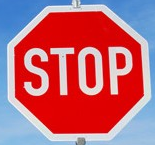
#> input picture CarND-Traffic-Sign-Classifier-Project/sign-imgs/14.png, 155 x 145 px; its folder holds only this picture in this run
$ jupyter execute --allow-errors Traffic_Sign_Classifier.ipynb   (shell and % lines are left out)
#> lines starting #> are read from the running program, lines starting #| are printed output that depends on the picture
# Self-Driving Car Engineer Nanodegree

## Deep Learning

## Project: Build a Traffic Sign Recognition Classifier

In this notebook, a template is provided for you to implement your functionality in stages which is required to successfully complete this project. If additional code is required that cannot be included in the notebook, be sure that the Python code is successfully imported and included in your submission, if necessary. Sections that begin with **'Implementation'** in the header indicate where you should begin your implementation for your project. Note that some sections of implementation are optional, and will be marked with **'Optional'** in the header.

In addition to implementing code, there will be questions that you must answer which relate to the project and your implementation. Each section where you will answer a question is preceded by a **'Question'** header. Carefully read each question and provide thorough answers in the following text boxes that begin with **'Answer:'**. Your project submission will be evaluated based on your answers to each of the questions and the implementation you provide.

>**Note:** Code and Markdown cells can be executed using the **Shift + Enter** keyboard shortcut. In addition, Markdown cells can be edited by typically double-clicking the cell to enter edit mode.

---
## Step 0: Load The Data

[cell 1]
# Load pickled data
import pickle

# TODO: Fill this in based on where you saved the training and testing data

training_file = './traffic-signs-data/train.p'
testing_file = './traffic-signs-data/test.p'

#> (the rest of this cell did not finish here and is left out)

---

## Step 1: Dataset Summary & Exploration

The pickled data is a dictionary with 4 key/value pairs:

- `'features'` is a 4D array containing raw pixel data of the traffic sign images, (num examples, width, height, channels).
- `'labels'` is a 1D array containing the label/class id of the traffic sign. The file `signnames.csv` contains id -> name mappings for each id.
- `'sizes'` is a list containing tuples, (width, height) representing the the original width and height the image.
- `'coords'` is a list containing tuples, (x1, y1, x2, y2) representing coordinates of a bounding box around the sign in the image. **THESE COORDINATES ASSUME THE ORIGINAL IMAGE. THE PICKLED DATA CONTAINS RESIZED VERSIONS (32 by 32) OF THESE IMAGES**

Complete the basic data summary below.

[cell 2]
### Replace each question mark with the appropriate value.
import numpy as np
# TODO: Number of training examples
#> (the rest of this cell did not finish here and is left out)

Visualize the German Traffic Signs Dataset using the pickled file(s). This is open ended, suggestions include: plotting traffic sign images, plotting the count of each sign, etc.

The [Matplotlib](http://matplotlib.org/) [examples](http://matplotlib.org/examples/index.html) and [gallery](http://matplotlib.org/gallery.html) pages are a great resource for doing visualizations in Python.

**NOTE:** It's recommended you start with something simple first. If you wish to do more, come back to it after you've completed the rest of the sections.

[cell 3]
### Data exploration visualization goes here.
### Feel free to use as many code cells as needed.
import matplotlib.pyplot as plt
# Visualizations will be shown in the notebook.
plt.figure()
#> (the rest of this cell did not finish here and is left out)

----

## Step 2: Design and Test a Model Architecture

Design and implement a deep learning model that learns to recognize traffic signs. Train and test your model on the [German Traffic Sign Dataset](http://benchmark.ini.rub.de/?section=gtsrb&subsection=dataset).

There are various aspects to consider when thinking about this problem:

- Neural network architecture
- Play around preprocessing techniques (normalization, rgb to grayscale, etc)
- Number of examples per label (some have more than others).
- Generate fake data.

Here is an example of a [published baseline model on this problem](http://yann.lecun.com/exdb/publis/pdf/sermanet-ijcnn-11.pdf). It's not required to be familiar with the approach used in the paper but, it's good practice to try to read papers like these.

**NOTE:** The LeNet-5 implementation shown in the [classroom](https://classroom.udacity.com/nanodegrees/nd013/parts/fbf77062-5703-404e-b60c-95b78b2f3f9e/modules/6df7ae49-c61c-4bb2-a23e-6527e69209ec/lessons/601ae704-1035-4287-8b11-e2c2716217ad/concepts/d4aca031-508f-4e0b-b493-e7b706120f81) at the end of the CNN lesson is a solid starting point. You'll have to change the number of classes and possibly the preprocessing, but aside from that it's plug and play!

### Implementation

Use the code cell (or multiple code cells, if necessary) to implement the first step of your project. Once you have completed your implementation and are satisfied with the results, be sure to thoroughly answer the questions that follow.

[cell 4]
### Preprocess the data here.
from tqdm import tqdm
import cv2
#> (the rest of this cell did not finish here and is left out)

### Question 1

_Describe how you preprocessed the data. Why did you choose that technique?_

**Answer:**

1) Convert RGB to Gray and in order to make model insensitive to color variations

2) Apply histogram equalization to mitigate the influence caused by illumination changes.

3) Data normalization to make the problem well conditioned, which is helpful to initialization and learning convergence.

## Uncorrect augmented data results in worse performance.
The uncorrect augmentation generates images with black border which cut the performance.
The correct data augmentation should like this https://github.com/navoshta/traffic-signs/blob/master/Traffic_Signs_Recognition.ipynb .

[cell 5]
### Generate additional data (OPTIONAL!).
### and split the data into training/validation/testing sets here.
### Feel free to use as many code cells as needed.

# [77 lines of commented-out code are left out]

### Save Checkpoint

[cell 6]
# Save the data for easy access
pickle_file = 'sign.pickle'
#> (the rest of this cell did not finish here and is left out)

### Load Checkpoint

[cell 7]

# Load the modules
import pickle
import math

import numpy as np
import tensorflow as tf
from tqdm import tqdm
import matplotlib.pyplot as plt

# Reload the data
pickle_file = 'sign.pickle'
#> (the rest of this cell did not finish here and is left out)

[cell 8]
# TODO: Re-construct the network and add a convolutional layer before the flatten layer.
from keras.models import Sequential
from keras.layers.core import Dense, Activation, Flatten
from keras.layers.convolutional import Convolution2D
from keras import backend as K
from sklearn.preprocessing import LabelBinarizer

encoder = LabelBinarizer()
#> (the rest of this cell did not finish here and is left out)

### Question 2

_Describe how you set up the training, validation and testing data for your model. **Optional**: If you generated additional data, how did you generate the data? Why did you generate the data? What are the differences in the new dataset (with generated data) from the original dataset?_

**Answer:**
1) I first shuffle the dataset, and divid the dataset in to 1/10 for testing stage data and 9/10 for training stage data. Then, during traing stage, I again divide the training stage data into 1/10 for validation and 9/10 for training.

2) I use Rotation, Translation, Shear operations to generate data, since the data are very unbalanced among different classes. In the new dataset, each class has at least 1205 images.

[cell 9]
### Define your architecture here.
### Feel free to use as many code cells as needed.
import tensorflow as tf
from tensorflow.contrib.layers import flatten

# [52 lines left out: function LeNet, not called in this run]

### Question 3

_What does your final architecture look like? (Type of model, layers, sizes, connectivity, etc.)  For reference on how to build a deep neural network using TensorFlow, see [Deep Neural Network in TensorFlow
](https://classroom.udacity.com/nanodegrees/nd013/parts/fbf77062-5703-404e-b60c-95b78b2f3f9e/modules/6df7ae49-c61c-4bb2-a23e-6527e69209ec/lessons/b516a270-8600-4f93-a0a3-20dfeabe5da6/concepts/83a3a2a2-a9bd-4b7b-95b0-eb924ab14432) from the classroom._

**Answer:**
I use the classical LeNet which is a convolutional network containing five layers:  two conv layers (5x5x6 and 5x5x16), three fully-connect layers (400x120, 120x84 and 84x43). I use ReLU as activation function.

[cell 10]
### Train your model here.
### ----------- Definition -----------
import tensorflow as tf
from sklearn.utils import shuffle

tf.reset_default_graph()
#> (this line was passed over: tensorflow is not available in this run)

#> (the rest of this cell did not finish here and is left out)

#> (a cell that did not finish here is left out)

[cell 12]
### ----------- Testing -----------
print("Testing...")
import sklearn as sk
import numpy as np
#> (the rest of this cell did not finish here and is left out)

### Question 4

_How did you train your model? (Type of optimizer, batch size, epochs, hyperparameters, etc.)_

# **Answer:**
I use Adam optimizer, and the hyperparameters are set as following,
    EPOCHS = 50
    BATCH_SIZE = 128
    rate = 0.001

### Question 5

_What approach did you take in coming up with a solution to this problem? It may have been a process of trial and error, in which case, outline the steps you took to get to the final solution and why you chose those steps. Perhaps your solution involved an already well known implementation or architecture. In this case, discuss why you think this is suitable for the current problem._

**Answer:**

5 steps:

1) Data preprocessing: RGB-->GRAY (color insensitive), Illumination equalization (illumination robust), Data augmentation (mitigate data inbalanced)

2) CNN model choose: LeNet containing 5 layers (simple and efficient)

3) Optimizer choose: Adam, simple and efficient with less hyperparameters

4) mini-batch training with many epoches, and validation

5) Testing

---

## Step 3: Test a Model on New Images

Take several pictures of traffic signs that you find on the web or around you (at least five), and run them through your classifier on your computer to produce example results. The classifier might not recognize some local signs but it could prove interesting nonetheless.

You may find `signnames.csv` useful as it contains mappings from the class id (integer) to the actual sign name.

### Implementation

Use the code cell (or multiple code cells, if necessary) to implement the first step of your project. Once you have completed your implementation and are satisfied with the results, be sure to thoroughly answer the questions that follow.

[cell 13]
### Load the images and plot them here.
### Feel free to use as many code cells as needed.
import os
import cv2
import numpy as np
import matplotlib.pyplot as plt
rootDir = './sign-imgs'
img_num = len(os.listdir(rootDir))
X_web = np.array([])
y_web = np.array([])
for idx, file in enumerate(os.listdir(rootDir)):
        path = os.path.join(rootDir, file)
        img = cv2.imread(path)
#> img is the input picture: shape (145, 155, 3); mean B, G, R 118.2, 102.1, 188.2
        img = cv2.cvtColor(img, cv2.COLOR_BGR2RGB)    # opencv's imread return BGR, but here is RGB
        gray = cv2.resize(cv2.cvtColor(img, cv2.COLOR_RGB2GRAY), (32, 32))
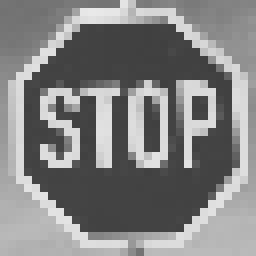
#> gray: shape (32, 32) (shown 8 times larger); min 63, max 233, mean 130.3
        gray = cv2.equalizeHist(gray)    # equalize the histogram
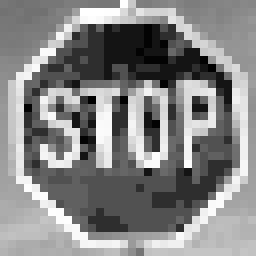
#> gray: shape (32, 32) (shown 8 times larger); min 0, max 255, mean 132.8
        gray = (gray-128)/128 # normalization
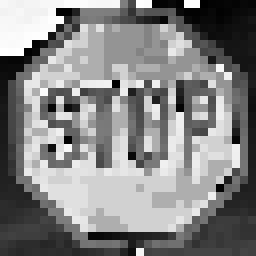
#> gray: shape (32, 32) float64 (shown 8 times larger); min 0, max 1.99, mean 1.04; drawn with min black and max white
        label = file.split('.')[0]
        if idx==0:
            X_web = gray.reshape(1, 32, 32, 1)
            y_web = np.array([int(label)])
        else:
            X_web = np.append(X_web, gray.reshape(1, 32, 32, 1), axis=0)
            y_web = np.append(y_web, [int(label)])
        plt.subplot(1, img_num, idx+1)
        plt.imshow(img)
        plt.title('label:' + label)
        plt.axis('off')
plt.show()

$ run again, on CarND-Traffic-Sign-Classifier-Project/sign-imgs/34.png
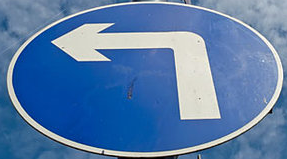
#> input picture CarND-Traffic-Sign-Classifier-Project/sign-imgs/34.png, 287 x 159 px
#> img is the input picture: shape (159, 287, 3); mean B, G, R 169.7, 124.3, 87.9
#> `gray = cv2.equalizeHist(gray)`:
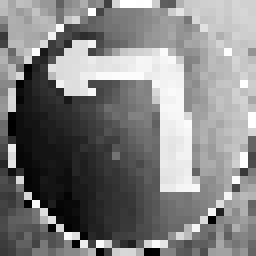
#> gray: shape (32, 32) (shown 8 times larger); min 0, max 255, mean 128.6
#> `gray = (gray-128)/128`:
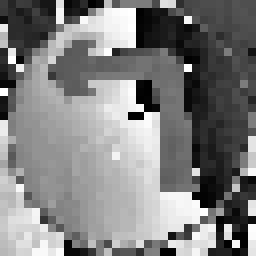
#> gray: shape (32, 32) float64 (shown 8 times larger); min 0.0156, max 1.99, mean 1; drawn with min black and max white

$ run again, on CarND-Traffic-Sign-Classifier-Project/sign-imgs/22.png
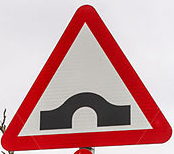
#> input picture CarND-Traffic-Sign-Classifier-Project/sign-imgs/22.png, 174 x 154 px
#> img is the input picture: shape (154, 174, 3); mean B, G, R 157.4, 155.2, 199.7
#> `gray = cv2.equalizeHist(gray)`:
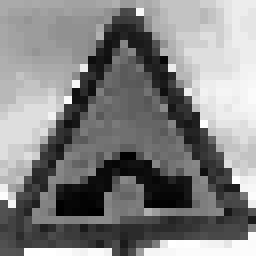
#> gray: shape (32, 32) (shown 8 times larger); min 0, max 255, mean 130
#> `gray = (gray-128)/128`:
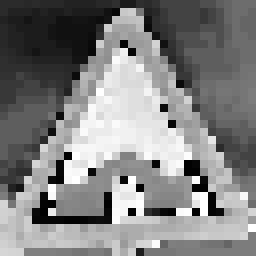
#> gray: shape (32, 32) float64 (shown 8 times larger); min 0, max 1.98, mean 1.01; drawn with min black and max white
